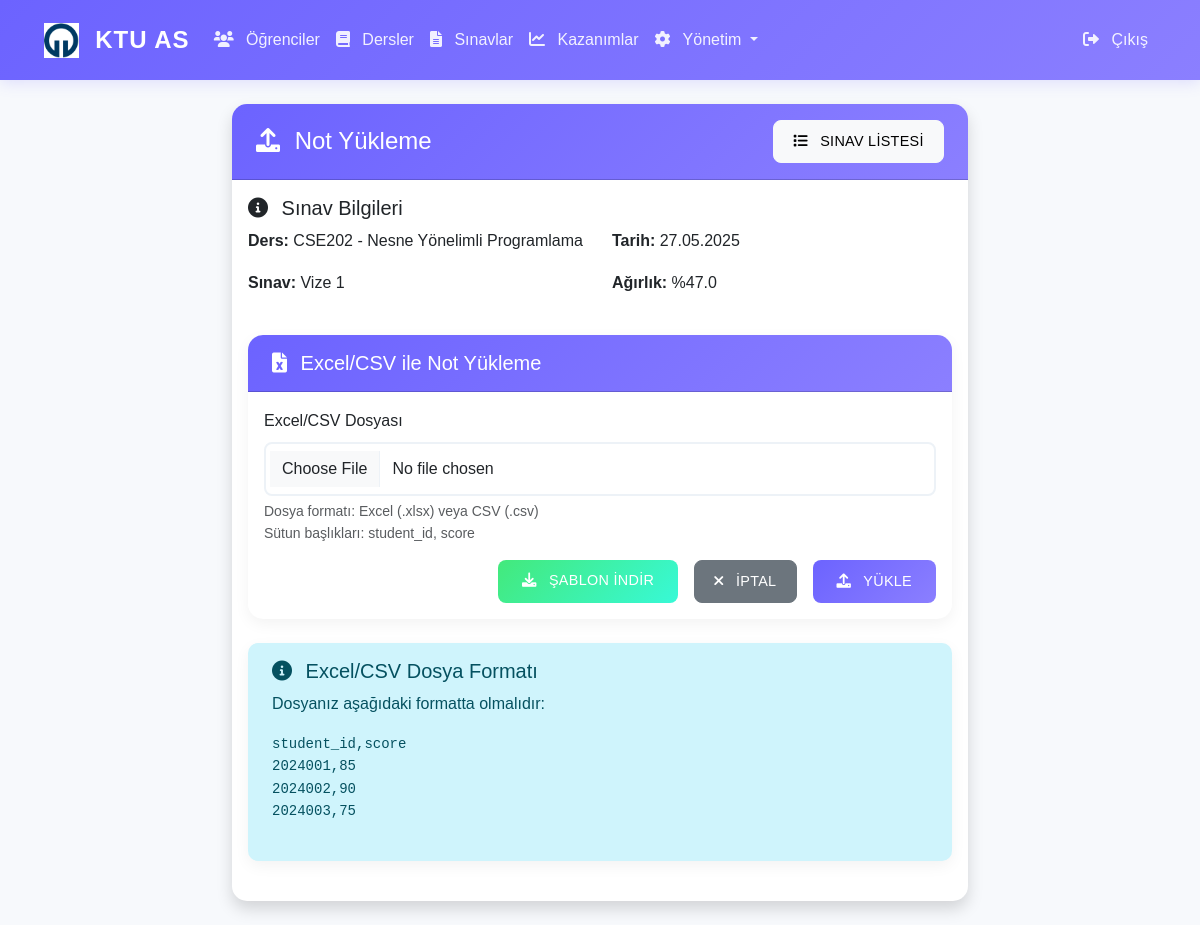
The app's page /admin/upload-scores/3 (signed in) with its own data.
### app/models/__init__.py (models this page shows, shortened)
class Course(db.Model):
    __tablename__ = 'courses'
    id = db.Column(db.Integer, primary_key=True)
    course_code = db.Column(db.String(20), unique=True, nullable=False)
    course_name = db.Column(db.String(100), nullable=False)
    credits = db.Column(db.Integer, nullable=False)
    instructor_name = db.Column(db.String(100), nullable=False)
    semester_id = db.Column(db.Integer, db.ForeignKey('semesters.id'), nullable=False)
    created_at = db.Column(db.DateTime, default=datetime.utcnow)
    exams = db.relationship('Exam', backref='course', lazy=True)

class Exam(db.Model):
    __tablename__ = 'exams'
    id = db.Column(db.Integer, primary_key=True)
    course_id = db.Column(db.Integer, db.ForeignKey('courses.id'), nullable=False)
    exam_name = db.Column(db.String(100), nullable=False)
    exam_date = db.Column(db.Date, nullable=False)
    weight = db.Column(db.Float, nullable=False)  # Sınavın ağırlığı (yüzde)
    created_at = db.Column(db.DateTime, default=datetime.utcnow)
    student_scores = db.relationship('StudentExamScore', backref='exam', lazy=True)

### app/routes/admin.py (the view, shortened to what this page needs)
@bp.route('/upload-scores/<int:exam_id>', methods=['GET', 'POST'])
@login_required
def upload_scores(exam_id):
    if not current_user.is_admin:
        flash('Bu sayfaya erişim yetkiniz yok!', 'error')
        return redirect(url_for('main.index'))
    exam = Exam.query.get_or_404(exam_id)
    return render_template('admin/upload_scores.html', exam=exam)

### app/__init__.py (called while the page is built)
@login_manager.user_loader
def load_user(user_id):
    from app.models import User
    return User.query.get(int(user_id))

### app/templates/admin/upload_scores.html (shortened to what this page needs)
{% extends "base.html" %}
{% block content %}
<div class="row justify-content-center">
    <div class="col-md-8">
        <div class="card shadow">
            <div class="card-header bg-primary text-white d-flex justify-content-between align-items-center">
                <h4 class="mb-0">
                    <i class="fas fa-upload"></i> Not Yükleme
                </h4>
                <a href="{{ url_for('main.exam_list') }}" class="btn btn-light btn-sm">
                    <i class="fas fa-list"></i> Sınav Listesi
                </a>
            </div>
            <div class="card-body">
                <div class="mb-4">
                    <h5 class="card-title">
                        <i class="fas fa-info-circle"></i> Sınav Bilgileri
                    </h5>
                    <div class="row">
                        <div class="col-md-6">
                            <p><strong>Ders:</strong> {{ exam.course.course_code }} - {{ exam.course.course_name }}</p>
                            <p><strong>Sınav:</strong> {{ exam.exam_name }}</p>
                        </div>
                        <div class="col-md-6">
                            <p><strong>Tarih:</strong> {{ exam.exam_date.strftime('%d.%m.%Y') }}</p>
                            <p><strong>Ağırlık:</strong> %{{ exam.weight }}</p>
                        </div>
                    </div>
                </div>
                <div class="card mb-4">
                    <div class="card-header">
                        <h5 class="mb-0">
                            <i class="fas fa-file-excel"></i> Excel/CSV ile Not Yükleme
                        </h5>
                    </div>
                    <div class="card-body">
                        <form method="POST" action="{{ url_for('admin.upload_scores', exam_id=exam.id) }}" enctype="multipart/form-data">
                            <div class="mb-3">
                                <label for="file" class="form-label">Excel/CSV Dosyası</label>
                                <input type="file" class="form-control" id="file" name="file" accept=".xlsx,.csv" required>
                                <div class="form-text">
                                    Dosya formatı: Excel (.xlsx) veya CSV (.csv)<br>
                                    Sütun başlıkları: student_id, score
                                </div>
                            </div>
                            <div class="d-grid gap-2 d-md-flex justify-content-md-end">
                                <a href="{{ url_for('admin.download_score_template') }}" class="btn btn-success me-md-2">
                                    <i class="fas fa-download"></i> Şablon İndir
                                </a>
                                <a href="{{ url_for('main.exam_list') }}" class="btn btn-secondary me-md-2">
                                    <i class="fas fa-times"></i> İptal
                                </a>
                                <button type="submit" class="btn btn-primary">
                                    <i class="fas fa-upload"></i> Yükle
                                </button>
                            </div>
                        </form>
                    </div>
                </div>
                <div class="alert alert-info">
                    <h5 class="alert-heading">
                        <i class="fas fa-info-circle"></i> Excel/CSV Dosya Formatı
                    </h5>
                    <p>Dosyanız aşağıdaki formatta olmalıdır:</p>
                    <pre class="mb-0">
student_id,score
2024001,85
2024002,90
2024003,75
                    </pre>
                </div>
            </div>
        </div>
    </div>
</div>
{% endblock %}

### app/static/css/style.css (style rules this page uses)
:root { --primary-color: #6C63FF; --secondary-color: #FF6584; --accent-color: #43E97B; --background-color: #F7F9FC; --text-color: #2D3748; --success-color: #43E97B; --warning-color: #FFB86C; --danger-color: #FF5555; --light-gray: #EDF2F7; --dark-gray: #4A5568; --gradient-primary: linear-gradient(135deg, #6C63FF 0%, #8B7FFF 100%); --gradient-success: linear-gradient(135deg, #43E97B 0%, #38F9D7 100%); --gradient-warning: linear-gradient(135deg, #FFB86C 0%, #FFA17F 100%); --gradient-danger: linear-gradient(135deg, #FF5555 0%, #FF8080 100%); }
body { font-family: 'Poppins', sans-serif; background-color: var(--background-color); color: var(--text-color); line-height: 1.6; }
.card { border: none; border-radius: 15px; box-shadow: 0 5px 15px rgba(0, 0, 0, 0.05); transition: transform 0.3s ease, box-shadow 0.3s ease; background: white; margin-bottom: 1.5rem; }
.card-header { background: var(--gradient-primary); color: white; border-radius: 15px 15px 0 0 !important; padding: 1rem 1.5rem; font-weight: 600; }
.btn { border-radius: 8px; padding: 0.6rem 1.2rem; font-weight: 500; letter-spacing: 0.3px; transition: all 0.3s ease; text-transform: uppercase; font-size: 0.9rem; }
.btn-primary { background: var(--gradient-primary); border: none; padding: 0.6rem 1.5rem; border-radius: 8px; font-weight: 500; transition: all 0.3s ease; }
.btn-success { background: var(--gradient-success); border: none; padding: 0.6rem 1.5rem; border-radius: 8px; font-weight: 500; transition: all 0.3s ease; }
.form-control { border: 2px solid var(--light-gray); border-radius: 8px; padding: 0.8rem 1rem; transition: all 0.3s ease; }
.alert { border: none; border-radius: 10px; padding: 1rem 1.5rem; margin-bottom: 1.5rem; box-shadow: 0 5px 15px rgba(0, 0, 0, 0.05); }
.card, .alert, .table { animation: fadeIn 0.5s ease-out; }
.fas { margin-right: 0.5rem; }

### records on screen
Course: course.course_code "CSE202", course.course_name "Nesne Yönelimli Programlama"
Exam: exam_name "Vize 1", exam_date "27.05.2025", weight "47.0"
